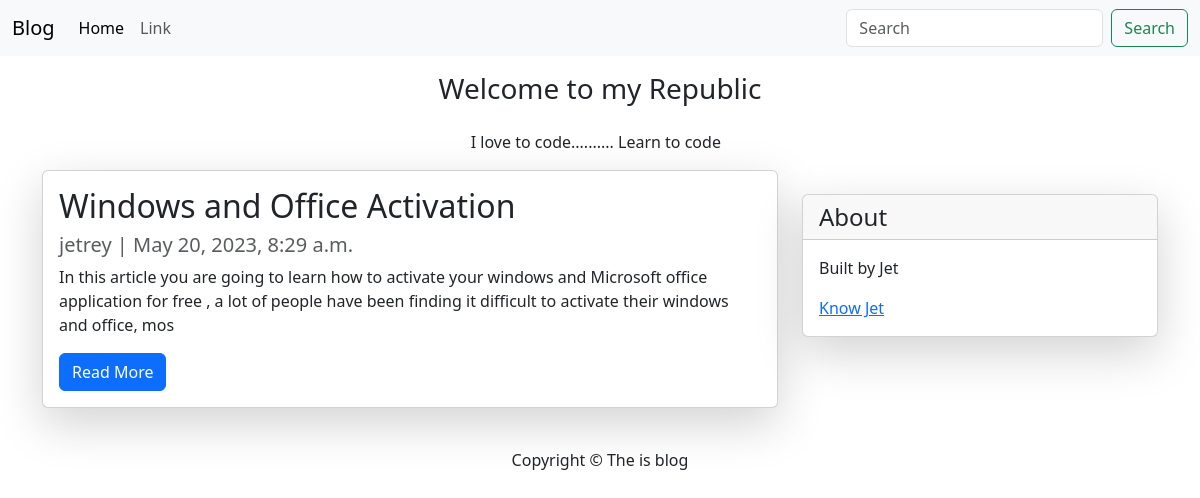
The page / on the database its author committed.
### blog/models.py (models this page shows, shortened)
class Post(models.Model):
    title = models.CharField(max_length=500)
    slug = models.SlugField(max_length=500, unique=True)
    author = models.ForeignKey(User, on_delete=models.CASCADE, related_name="blog")
    updated_on = models.DateTimeField(auto_now=True)
    description = models.TextField(max_length=5000, unique=True)
    created_on = models.DateTimeField(auto_now_add=True)
    status = models.IntegerField(choices=STATUS, default=0)
    class Meta:
        ordering = ['-created_on']

### blog/views.py (the view)
# urls.py: path('', views.PostList.as_view(), name="home"),
class PostList(generic.ListView):
    queryset = Post.objects.filter(status=1).order_by("created_on")
    template_name = 'blog/index.html'

### blog/templates/blog/index.html (shortened to what this page needs)
{% extends 'blog/base.html' %}
{% block content %}
            <header class="masthead text-center">
                <div class="container">
                    <div class="row">
                         <div class="col-md-8 col-md-10 mx-auto">
                            <div class="site-heading">
                                <h3 class="site-heading my-4 mt-3 text-dark">Welcome to my Republic</h3>
                                 <p class="text-dark">I love to code.......... Learn to code &nbsp;</p>
                            </div>
                        </div>
                    </div>
                 </div>
            </header>
            <div class="container">
                <div class="row">
                    <div class="col-md left">
                        {% for post in post_list %}
                        <div class="card mb-4 shadow-lg">
                            <div class="card-body">
                                <h2 class="card-title">{{ post.title }}</h2>
                                <p class="card-text text-muted h5">{{ post.author }} | {{ post.created_on }}</p>
                                <p class="card-text">{{ post.description|slice:":200" }}</p>
                                <a href="{% url 'detail' post.slug %}" class="btn btn-primary">Read More</a>
                            </div>
                        </div>
                        {% endfor %}
                    </div>
                    {% block sidebar %} {% include 'blog/sidebar.html' %} {% endblock sidebar %}
                </div>
            </div>
{% endblock content %}

### blog/templates/blog/base.html (shortened to what this page needs)
<!doctype html>
<html lang="en">
<head>
    <link rel="stylesheet" href="https://cdn.jsdelivr.net/npm/bootstrap@5.3.0-alpha3/dist/css/bootstrap.min.css">
</head>
<body>
<nav class="navbar navbar-expand-lg bg-body-tertiary">
  <div class="container-fluid">
    <a class="navbar-brand" href="#">Blog</a>
    <div class="collapse navbar-collapse" id="navbarSupportedContent">
      <ul class="navbar-nav me-auto mb-2 mb-lg-0">
        <li class="nav-item">
          <a class="nav-link active" aria-current="page" href="#">Home</a>
        </li>
        <li class="nav-item">
          <a class="nav-link" href="#">Link</a>
        </li>
      </ul>
      <form class="d-flex" role="search">
        <input class="form-control me-2" type="search" placeholder="Search" aria-label="Search">
        <button class="btn btn-outline-success" type="submit">Search</button>
      </form>
    </div>
  </div>
</nav>
{% block content %}
{% endblock content %}
<footer class="py-3 bg-grey">
    <p class="m-0 text-dark text-center">Copyright &copy; The is blog</p>
</footer>
</body>
</html>

### blog/templates/blog/sidebar.html
{% block sidebar %}
<div class="col-md-4 float-right">
    <div class="card my-4 shadow-lg">
        <h4 class="card-header">About</h4>
        <div class="card-body">
            <p class="card-text">Built by Jet</p>
            <a href="">Know Jet</a>
        </div>
    </div>
</div>
{% endblock sidebar %}

### rows shown on the page
Post: title "Windows and Office Activation", author "jetrey", created_on "May 20, 2023, 8:29 a.m.", description "In this article you are going to learn how to activate your windows and Microsoft office application for free , a lot of people have been finding it difficult to activate their windows and office, mos"
